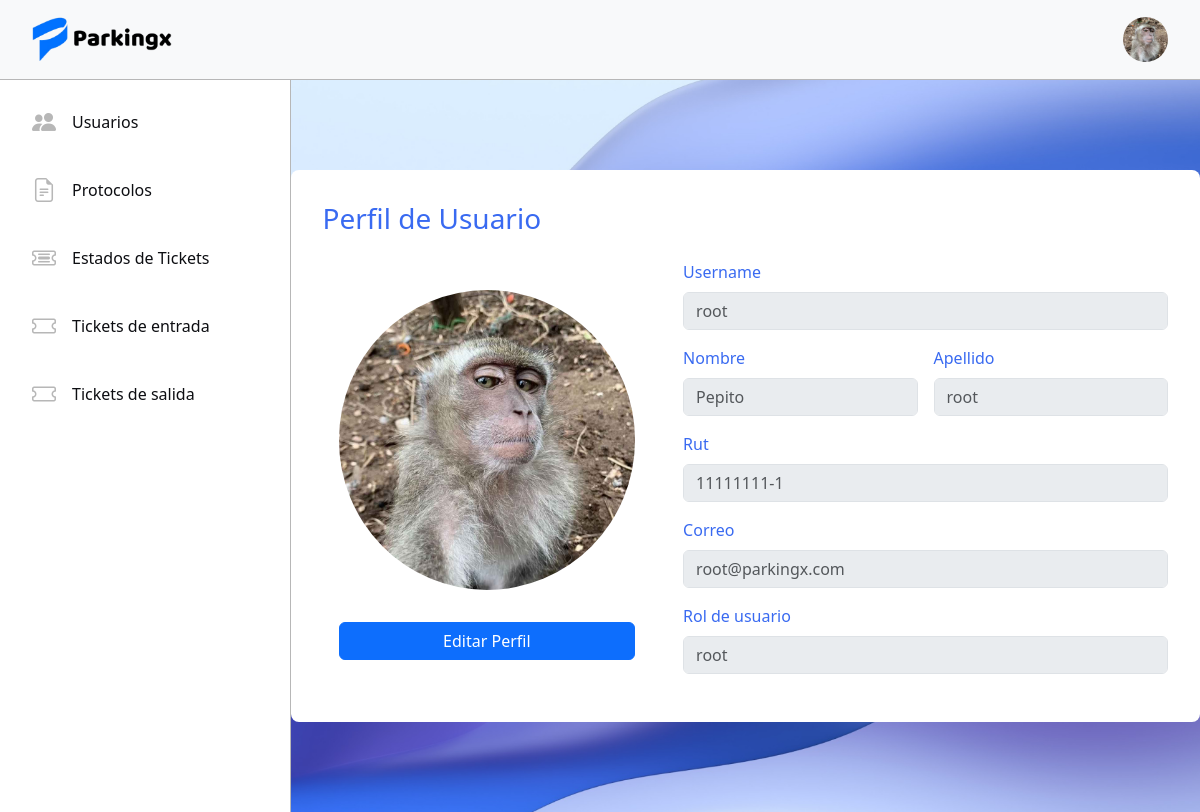
Screenshot of /accounts/profile/ (signed in) with the database file from the repository.
### tickets/models.py (models this page shows, shortened)
class Usuario(AbstractUser):
    name = models.CharField(max_length=50)
    last_name = models.CharField(max_length=50)
    rut = models.CharField(max_length=10)
    email = models.EmailField(max_length=254, unique=True)
    rol = models.ForeignKey(Rol, on_delete=models.RESTRICT)
    avatar = models.ImageField(upload_to='avatars', blank=True, null=True)

class Rol(models.Model):
    name = models.CharField(max_length=50)
    description = models.TextField()
    def __str__(self) -> str:
        return self.name

### registration/views.py (the view, shortened to what this page needs)
# urls.py: path('profile/', ProfileUpdateView.as_view(), name='profile'),
class ProfileUpdateView(LoginRequiredMixin, UpdateView):
    model = Usuario
    template_name = 'registration/profile.html'
    form_class = UsuarioForm
    context_object_name = 'usuario'
    def get_object(self):
        return self.request.user

### registration/templates/registration/profile.html (shortened to what this page needs)
{% extends 'tickets/base.html' %}
{% block content %}
<div class="profile-view">
    <div class="profile-card">
        <h3 class="title blue-sys">Perfil de Usuario</h3>
        <div class="perfil-content">
            <div class="profile-img-center">
                {% if request.user.avatar %}
                <img src="{{ request.user.avatar.url }}" alt="..." style="max-width: 300px; height: 300px; border-radius: 50%;">
                {% else %}
                {% load static %}
                {% endif %}
                <a href="{% url 'userupdate' request.user.id %}" class="btn btn-primary edit-perfil">Editar Perfil</i></a>
            </div>
            <div class="profile-inpts">
                <div class="mb-3">
                    <label for="exampleFormControlInput1" class="form-label blue-sys">Username</label>
                    <input type="text" class="form-control" id="exampleFormControlInput1" placeholder="{{usuario.username}}" disabled>
                </div>
                <div class="d-flex gap-3 w-100">
                    <div class="mb-3">
                        <label for="exampleFormControlInput1" class="form-label blue-sys">Nombre</label>
                        <input type="text" class="form-control" id="exampleFormControlInput1" placeholder="{{usuario.name}}" disabled>
                    </div>
                    <div class="mb-3">
                        <label for="exampleFormControlInput1" class="form-label blue-sys">Apellido</label>
                        <input type="text" class="form-control" id="exampleFormControlInput1" placeholder="{{usuario.last_name}}" disabled>
                    </div>
                </div>
                <div class="mb-3">
                    <label for="exampleFormControlInput1" class="form-label blue-sys">Rut</label>
                    <input type="text" class="form-control" id="exampleFormControlInput1" placeholder="{{usuario.rut}}" disabled>
                </div>
                <div class="mb-3">
                    <label for="exampleFormControlInput1" class="form-label blue-sys">Correo</label>
                    <input type="text" class="form-control" id="exampleFormControlInput1" placeholder="{{usuario.email}}" disabled>
                </div>
                <div class="mb-3">
                    <label for="exampleFormControlInput1" class="form-label blue-sys">Rol de usuario</label>
                    <input type="text" class="form-control" id="exampleFormControlInput1" placeholder="{{usuario.rol}}" disabled>
                </div>
            </div>
        </div>
    </div>
</div>
{% endblock %}

### tickets/templates/tickets/base.html (shortened to what this page needs)
<!DOCTYPE html>
<html lang="en">
<head>
    <link href="https://cdn.jsdelivr.net/npm/bootstrap@5.3.3/dist/css/bootstrap.min.css" rel="stylesheet">
    <link rel="stylesheet" href="https://cdn.jsdelivr.net/npm/bootstrap-icons@1.11.3/font/bootstrap-icons.min.css">
    {% load static %}
    <link rel="stylesheet" href="{% static 'tickets/css/styles.css' %}">
    <link rel="stylesheet" href="{% static 'tickets/css/login.css' %}">
</head>
<body>
    <nav class="navbar bg-body-tertiary">
        <div class="container-fluid">
            <img src="{% static 'tickets/img/Logo.png' %}" class="icon-project" alt="">
            {% if request.user.is_authenticated %}
            {% if request.user.avatar %}
            <img src="{{ request.user.avatar.url }}" alt="" class="avatar" id="avatar">
            {% else %}
            <img src="{% static 'tickets/img/defaultavatar.png' %}" alt="" class="avatar" id="avatar">
            {% endif %}
            {% else %}
            <a href="{% url 'login' %}" class="btn btn-primary">Iniciar sesión</a>
            {% endif %}
        </div>
    </nav>
    <div class="d-flex">
        <div class="sidebar">
            <ul class="nav menu flex-column">
                {% if request.user.rol.name == 'root' or request.user.rol.name == 'Administrador' %}
                <li class="nav-item">
                    <a class="option nav-link" href="{% url 'userlist' %}">
                        <i class="bi bi-people-fill menu-icon"></i>
                        <p class="option-text">Usuarios</p>
                    </a>
                </li>
                <li class="nav-item">
                    <a class="option nav-link" href="{% url 'protocolos' %}">
                        <i class="bi bi-file-earmark-text menu-icon"></i>
                        <p class="option-text">Protocolos</p>
                    </a>
                </li>
                <li class="nav-item">
                    <a class="option nav-link" href="{% url 'home' %}">
                        <i class="bi bi-ticket-detailed menu-icon"></i>
                        <p class="option-text">Estados de Tickets</p>
                    </a>
                </li>
                {% endif %}
                {% if request.user.rol.name == 'root' %}
                <li class="nav-item">
                    <a class="option nav-link" href="{% url 'home' %}">
                        <i class="bi bi-ticket menu-icon"></i>
                        <p class="option-text">Tickets de entrada</p>
                    </a>
                </li>
                <li class="nav-item">
                    <a class="option nav-link" href="{% url 'home' %}">
                        <i class="bi bi-ticket menu-icon"></i>
                        <p class="option-text">Tickets de salida</p>
                    </a>
                </li>
                {% endif %}
            </ul>
        </div>
        <div class="home-content">
            {% block content %}{% endblock %}
        </div>
    </div>
</body>
    {% load static %}
</html>

### tickets/static/tickets/css/styles.css (style rules this page uses)
nav { height: 5rem; border-bottom: solid 1px #B7B7B7; background-color: #FFFFFF; }
.blue-sys { color: #396af1; }
.container-fluid { padding: 0 2rem; position: relative; }
.icon-project { width: 9rem; }
.sidebar { width: 20rem; height: 91.5vh; border-right: solid 1px #B7B7B7; }
.nav-link { padding: 0; color: black; transition: .3s; }
.menu { padding: 1rem; gap: 1rem; }
.menu-icon { font-size: 1.5rem; color: #B7B7B7; transition: .3s; }
.option { display: flex; align-items: center; gap: 1rem; padding: .5rem 1rem; border-radius: .5rem; }
.option-text { margin: 0; color: #0d0e12; }
.avatar { width: 45px; height: 45px; border-radius: 50%; cursor: pointer; }
p { margin: 0; }
.home-content { background-color: transparent; height: 91.5vh; width: 83.5%; }
.profile-view { margin: 0; width: 100%; background-image: url(../img/bg2.png); background-position: center; background-size: cover; display: flex; justify-content: center; flex-direction: column; align-items: center; height: 91.5vh; }
.profile-inpts { display: flex; flex-direction: column; justify-content: center; }
.profile-img-center { display: flex; flex-direction: column; justify-content: center; align-items: center; background-color: #ffffff; padding: 1rem; border-radius: .5rem; }
.profile-card { background-color: #ffffff; padding: 2rem; border-radius: .5rem; }
.perfil-content { display: flex; gap: 2rem; }
.title { margin-bottom: 1.5rem; }
.edit-perfil { width: 100%; margin-top: 2rem; }

### rows the page displays
Usuario: user.avatar (picture), username "root", name "Pepito", last_name "root", rut "11111111-1", email "root@parkingx.com", rol "root"
